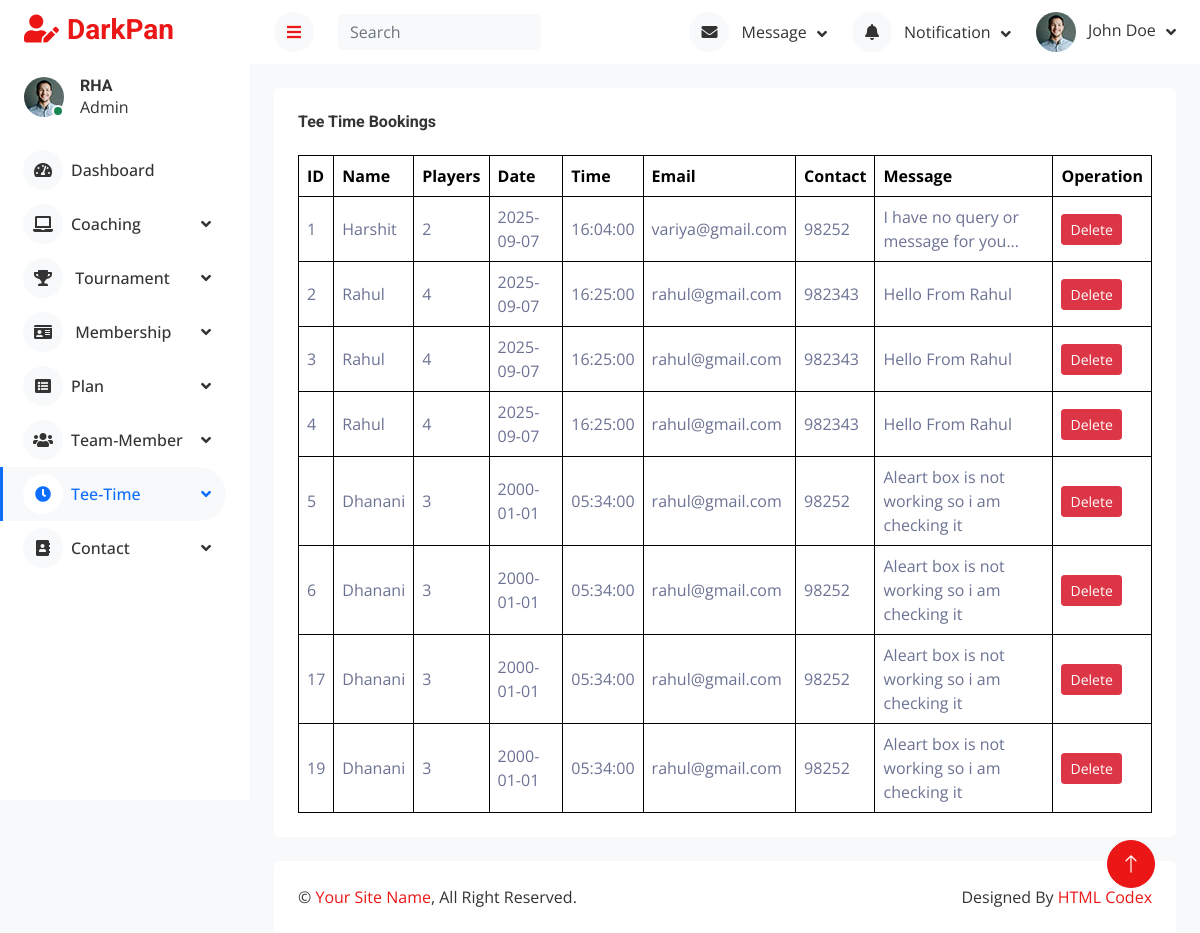
The page /admin/show_teetime.php on the database as committed earlier.
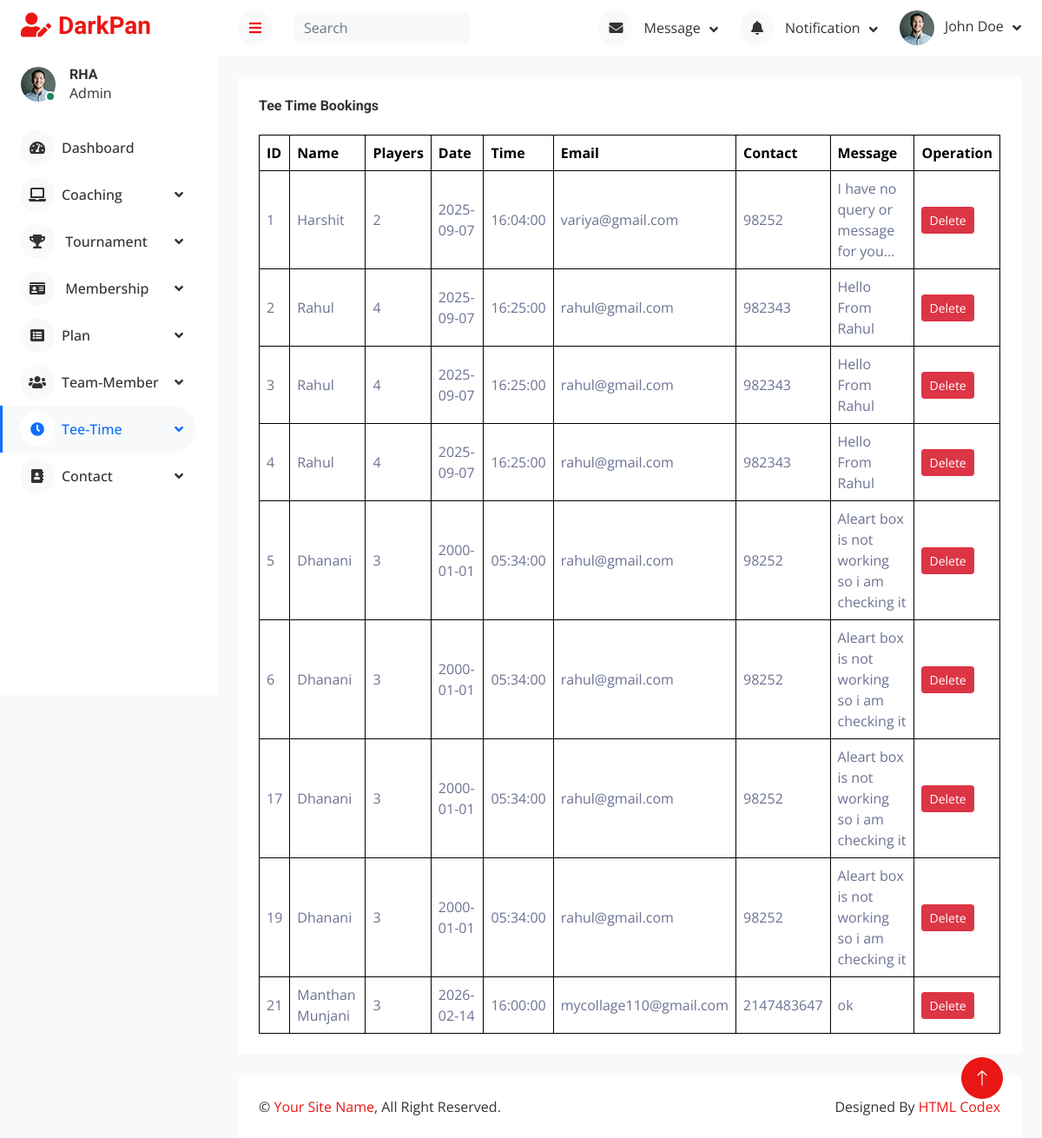
The same page on the database as committed later.
### tables this page shows
CREATE TABLE `tee_time` (
  `id` int(11) NOT NULL,
  `name` varchar(50) NOT NULL,
  `players` int(11) NOT NULL,
  `date` date NOT NULL,
  `time` time NOT NULL,
  `email` varchar(50) NOT NULL,
  `contact` int(11) NOT NULL,
  `message` varchar(250) NOT NULL
);

### admin/show_teetime.php (the view, shortened to what this page needs)
<?php
    include "lib/db.php";
    $qry="SELECT * FROM `tee_time`";
    $result=mysqli_query($con,$qry);
?>
<!DOCTYPE html>
<html lang="en">
<head>
    <link href="https://cdnjs.cloudflare.com/ajax/libs/font-awesome/5.10.0/css/all.min.css" rel="stylesheet">
    <link href="https://cdn.jsdelivr.net/npm/bootstrap-icons@1.4.1/font/bootstrap-icons.css" rel="stylesheet">
    <link href="lib/owlcarousel/assets/owl.carousel.min.css" rel="stylesheet">
    <link href="lib/tempusdominus/css/tempusdominus-bootstrap-4.min.css" rel="stylesheet" />
    <link href="css/bootstrap.min.css" rel="stylesheet">
    <link href="css/style.css" rel="stylesheet">
</head>
<body>
    <div class="container-fluid position-relative d-flex p-0">
        <?php include "sidebar.php"; ?>
        <div class="content">
            <?php include "header.php"; ?>
            <div class="container-fluid pt-4 px-4">
                <div class="bg-secondary text-center rounded p-4">
                    <div class="d-flex align-items-center justify-content-between mb-4">
                        <h6 class="mb-0">Tee Time Bookings</h6>
                    </div>
                    <div class="table-responsive">
                        <table class="table text-start align-middle table-bordered table-hover mb-0">
                            <thead>
                                <tr class="text-dark">
                                    <th scope="col">ID</th>
                                    <th scope="col">Name</th>
                                    <th scope="col">Players</th>
                                    <th scope="col">Date</th>
                                    <th scope="col">Time</th>
                                    <th scope="col">Email</th>
                                    <th scope="col">Contact</th>
                                    <th scope="col">Message</th>
                                    <th scope="col" colspan=2 class="text-center">Operation</th>
                                </tr>
                            </thead>
                            <tbody>
                                <?php while($row=mysqli_fetch_assoc($result)) { ?>
                                <tr>
                                    <td><?php echo $row['id']; ?></td>
                                    <td><?php echo $row['name']; ?></td>
                                    <td><?php echo $row['players']; ?></td>
                                    <td><?php echo $row['date']; ?></td>
                                    <td><?php echo $row['time']; ?></td>
                                    <td><?php echo $row['email']; ?></td>
                                    <td><?php echo $row['contact']; ?></td>
                                    <td><?php echo $row['message']; ?></td>
                                    <td>
                                        <a href="teetime_del.php?id=<?php echo $row['id']?>" class="btn btn-sm btn-danger" onclick="return confirm('Are you sure?');">Delete</a>
                                    </td>
                                </tr>
                                <?php } ?>
                            </tbody>
                        </table>
                    </div>
                </div>
            </div>
            <div class="container-fluid pt-4 px-4">
                <div class="bg-secondary rounded-top p-4">
                    <div class="row">
                        <div class="col-12 col-sm-6 text-center text-sm-start">
                            &copy; <a href="#">Your Site Name</a>, All Right Reserved.
                        </div>
                        <div class="col-12 col-sm-6 text-center text-sm-end">
                            Designed By <a href="https://htmlcodex.com">HTML Codex</a>
                        </div>
                    </div>
                </div>
            </div>
        </div>
        <a href="#" class="btn btn-lg btn-primary btn-lg-square back-to-top"><i class="bi bi-arrow-up"></i></a>
    </div>
</body>
</html>

Rows that differ between the two databases and show on the page:
added tee_time: id "21", name "Manthan Munjani", players "3", date "2026-02-14", time "16:00:00", email "mycollage110@gmail.com", contact "2147483647", message "ok"
